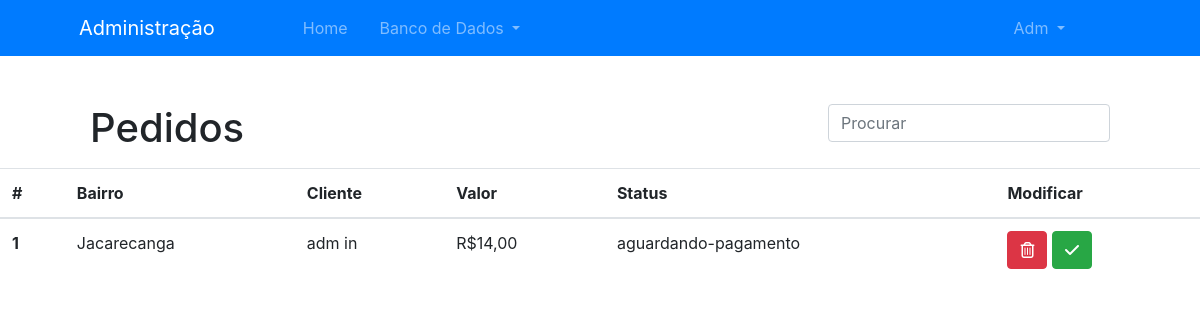
The page /admin/pedidos (signed in) on the database its author committed.
### models.py (models this page shows, shortened)
class User(UserMixin, db.Model):
    id = db.Column(db.Integer, primary_key=True)
    role = db.Column(db.Enum("user", "admin"), nullable=False, default='user')  # Role of the user, limits the access to certain pages
    name = db.Column(db.String(100), nullable=False)
    surname = db.Column(db.String(100), nullable=False)
    email = db.Column(db.String(100), unique=True, nullable=False)
    phone = db.Column(db.String(15), unique=True, nullable=False)
    password = db.Column(db.String(100), nullable=False)
    orders = db.relationship('Order', backref='order')

class Order(db.Model):
    id = db.Column(db.Integer, primary_key=True)
    client_id = db.Column(db.Integer, db.ForeignKey('user.id', ondelete='CASCADE'))
    street = db.Column(db.String(200), nullable=False)
    address_number = db.Column(db.String(10), nullable=False)
    district = db.Column(db.String(200), nullable=False)
    city = db.Column(db.String(100), nullable=False)
    cep = db.Column(db.String(10), nullable=False)
    complement = db.Column(db.String(300), nullable=False)
    status = db.Column(db.Enum("aguardando-pagamento", "pago", "enviado", "finalizado", name="status de pedido"), default='aguardando-pagamento')
    itens = db.relationship('ItemOrder', backref='itens')
    price = db.Column(db.Float, nullable=False)

### views.py (the view)
@views.route('/admin/pedidos')
@login_required
def admin_orders():
    if current_user.role == 'admin':
        orders = Order.query.all()
        users = User.query.all()
        return render_template('admin/orders.html', orders=orders, users=users)
    else:
        return redirect(url_for('views.homepage'))

### __init__.py (called while the page is built)
def create_app(config_file='config.py'):
    app = Flask(__name__)
    app.config.from_pyfile(config_file)
    db.init_app(app)
    login_manager.login_view = 'auth.login'
    login_manager.init_app(app)
    from .models import User
    @login_manager.user_loader
    def load_user(user_id):
        return User.query.get(int(user_id))
    from .models import models
    app.register_blueprint(models)
    from .views import views
    app.register_blueprint(views)
    from .auth import auth
    app.register_blueprint(auth)
    return app

### templates/admin/orders.html (shortened to what this page needs)
{% extends 'admin/base.html' %}
{% block page %}
    <div class="box mx-auto mt-5 mb-3 d-none d-sm-block">
        <h1 class="d-inline">Pedidos {{ status }}</h1>
        <div class="float-right">
            <input class="form-control mr-sm-2" type="search" id="tableSearch" onkeyup="searchInTable()" placeholder="Procurar" aria-label="Search">
        </div>
    </div>
    <div class="table-responsive box mx-auto">
        <table class="table table-hover">
            <thead>
                <tr>
                    <th scope="col">#</th>
                    <th scope="col">Bairro</th>
                    <th scope="col">Cliente</th>
                    <th scope="col">Valor</th>
                    <th scope="col">Status</th>
                    <th scope="col">Modificar</th>
                </tr>
            </thead>
            {% for order in orders %}
            <tbody class="searchable">
                <tr style="cursor: pointer;">
                    <th scope="row">{{ order.id }}</th>
                    <td data-href="{{ url_for('views.admin_order_detail', id=order.id) }}">{{ order.district }}</td>
                    <td data-href="{{ url_for('views.admin_order_detail', id=order.id) }}">{{ users[order.client_id-1].name }} {{ users[order.client_id-1].surname }}</td>
                    <td data-href="{{ url_for('views.admin_order_detail', id=order.id) }}">R${{ ("%.2f"|format(order.price)|string).replace('.', ',') }}</td>
                    <td data-href="{{ url_for('views.admin_order_detail', id=order.id) }}">{{ order.status }}</td>
                    <td>
                        <button type="button" class="btn btn-danger" data-toggle="modal" data-target="#modalDelete{{ order.id }}">
                            <i class="far fa-trash-alt"></i>
                        </button>
                        <a role="button" class="btn btn-success" href="{{ url_for('views.admin_order_change_status', id=order.id) }}">
                            <i class="fas fa-check"></i>
                        </a>
                    </td>
                </tr>
            </tbody>
            {% endfor %}
        </table>
    </div>
{% endblock %}

### templates/admin/base.html (shortened to what this page needs)
<!DOCTYPE html>
<html lang="pt-br">
<head>
    <link rel="stylesheet" type="text/css" href="{{ url_for('static', filename='css/admin.css') }}">
    <link rel="stylesheet" href="https://maxcdn.bootstrapcdn.com/bootstrap/4.0.0/css/bootstrap.min.css"
>
</head>
<body>
    <nav class="navbar sticky-top navbar-expand-lg bg-primary navbar-dark d-none d-sm-block">
        <div class="collapse navbar-collapse container-fluid" id="navbarNav">
            <ul class="navbar-nav">
                <a class="navbar-brand ml-5" href="{{ url_for('views.admin') }}">
                    <span>Administração</span>
                </a>
                <li class="nav-item px-3 ml-5 my-auto">
                    <a class="nav-link nav-text" href="{{ url_for('views.admin') }}">Home</a>
                </li>
                <li class="nav-item dropdown mr-5">
                    <a class="nav-link dropdown-toggle" href="#" id="navbarDropdownMenuLink" role="button" data-toggle="dropdown" aria-haspopup="true" aria-expanded="false">
                      Banco de Dados
                    </a>
                </li>
            </ul>
            <ul class="navbar-nav mr-5">
                <li class="nav-item dropdown mr-5">
                    <a class="nav-link dropdown-toggle" href="#" id="navbarDropdownMenuLink" role="button" data-toggle="dropdown" aria-haspopup="true" aria-expanded="false">
                      {{ current_user.name|capitalize }}
                    </a>
                </li>
            </ul>
        </div>
    </nav>
    {% block page %}
    {% endblock %}
</body>
</html>

### static/css/admin.css (style rules this page uses)
.box { width: 85%; }

### rows shown on the page
User: name "Adm", name "adm", surname "in"
Order: id "1", district "Jacarecanga", price "14,00", status "aguardando-pagamento"
